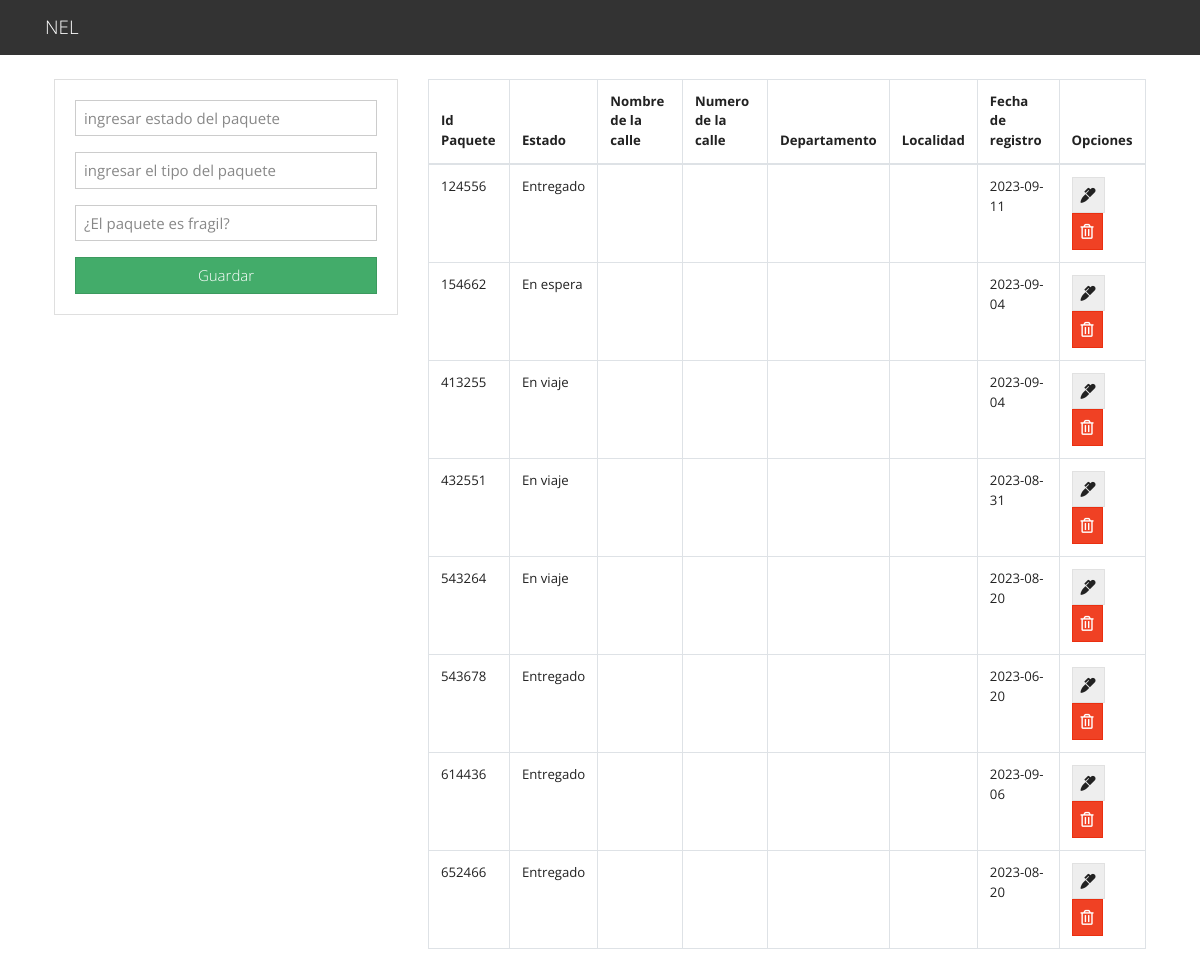
The app's page /gestionPaquete.php with its own data.
### tables this page shows
CREATE TABLE `paquete` (
  `id_paquete` int(10) NOT NULL,
  `estado` varchar(50) NOT NULL,
  `fecha_registro` date NOT NULL,
  `tipo` varchar(20) DEFAULT NULL,
  `fragil` varchar(2) NOT NULL
);

### gestionPaquete.php (the view, shortened to what this page needs)
<?php include("config\usersDB.php"); ?>
<?php include('view\home\includes\header.php'); ?>
<main class="container p-4">
  <div class="row">
    <div class="col-md-4">
      <div class="card card-body">
        <form action="save_paquete.php" method="POST">
          <div class="form-group">
            <input type="text" name="estado" class="form-control" placeholder="ingresar estado del paquete" autofocus>
          </div>
          <div class="form-group">
            <input type="text" name="tipo" class="form-control" placeholder="ingresar el tipo del paquete" autofocus>
          </div>
          <div class="form-group">
            <input type="text" name="fragil" class="form-control" placeholder="¿El paquete es fragil?" autofocus>
          </div>
          <input type="submit" name="save_paquete" class="btn btn-success btn-block" value="Guardar">
        </form>
      </div>
    </div>
    <div class="col-md-8">
      <table class="table table-bordered">
        <thead>
          <tr>
            <th>Id Paquete</th>
            <th>Estado</th>
            <th>Nombre de la calle</th>
            <th>Numero de la calle</th>
            <th>Departamento</th>
            <th>Localidad</th>
            <th>Fecha de registro</th>
            <th>Opciones</th>
          </tr>
        </thead>
        <tbody>
          <?php
          $query = "SELECT * FROM paquete";
          $result_tasks = mysqli_query($conn, $query);
          while($row = mysqli_fetch_assoc($result_tasks)) { ?>
          <tr>
            <td><?php echo $row['id_paquete']; ?></td>
            <td><?php echo $row['estado']; ?></td>
            <td><?php echo $row['nomb_calle']; ?></td>
            <td><?php echo $row['num_calle']; ?></td>
            <td><?php echo $row['departamento']; ?></td>
            <td><?php echo $row['localidad']; ?></td>
            <td><?php echo $row['fecha_registro']; ?></td>
            <td>
              <a href="edit_paquete.php?id_paquete=<?php echo $row['id_paquete']?>" class="btn btn-secondary">
                <i class="fas fa-marker"></i>
              </a>
              <a href="delete_paquete.php?id_paquete=<?php echo $row['id_paquete']?>" class="btn btn-danger">
                <i class="far fa-trash-alt"></i>
              </a>
            </td>
          </tr>
          <?php } ?>
        </tbody>
      </table>
    </div>
  </div>
</main>
<?php include('view\home\includes\footer.php'); ?>

### records on screen
paquete: id_paquete "124556", estado "Entregado", fecha_registro "2023-09-11"
paquete: id_paquete "154662", estado "En espera", fecha_registro "2023-09-04"
paquete: id_paquete "413255", estado "En viaje", fecha_registro "2023-09-04"
paquete: id_paquete "432551", estado "En viaje", fecha_registro "2023-08-31"
paquete: id_paquete "543264", estado "En viaje", fecha_registro "2023-08-20"
paquete: id_paquete "543678", estado "Entregado", fecha_registro "2023-06-20"
paquete: id_paquete "614436", estado "Entregado", fecha_registro "2023-09-06"
paquete: id_paquete "652466", estado "Entregado", fecha_registro "2023-08-20"
